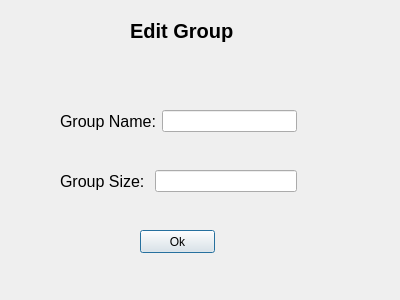
<?xml version="1.0" encoding="UTF-8"?>
<ui version="4.0">
 <class>EditGroupDialog</class>
 <widget class="QDialog" name="EditGroupDialog">
  <property name="geometry">
   <rect>
    <x>0</x>
    <y>0</y>
    <width>400</width>
    <height>300</height>
   </rect>
  </property>
  <property name="windowTitle">
   <string>Dialog</string>
  </property>
  <widget class="QLabel" name="Title">
   <property name="geometry">
    <rect>
     <x>130</x>
     <y>10</y>
     <width>121</width>
     <height>41</height>
    </rect>
   </property>
   <property name="font">
    <font>
     <pointsize>15</pointsize>
     <weight>75</weight>
     <bold>true</bold>
    </font>
   </property>
   <property name="text">
    <string>Edit Group</string>
   </property>
  </widget>
  <widget class="QWidget" name="layoutWidget">
   <property name="geometry">
    <rect>
     <x>60</x>
     <y>170</y>
     <width>237</width>
     <height>22</height>
    </rect>
   </property>
   <layout class="QHBoxLayout" name="horizontalLayout_2">
    <item>
     <widget class="QLabel" name="labelGrpSize">
      <property name="font">
       <font>
        <pointsize>12</pointsize>
       </font>
      </property>
      <property name="text">
       <string>Group Size: </string>
      </property>
     </widget>
    </item>
    <item>
     <widget class="QLineEdit" name="lineEditGrpSize"/>
    </item>
   </layout>
  </widget>
  <widget class="QPushButton" name="okButton">
   <property name="geometry">
    <rect>
     <x>140</x>
     <y>230</y>
     <width>75</width>
     <height>23</height>
    </rect>
   </property>
   <property name="text">
    <string>Ok</string>
   </property>
  </widget>
  <widget class="QWidget" name="layoutWidget">
   <property name="geometry">
    <rect>
     <x>60</x>
     <y>110</y>
     <width>237</width>
     <height>22</height>
    </rect>
   </property>
   <layout class="QHBoxLayout" name="horizontalLayout">
    <item>
     <widget class="QLabel" name="labelGrpName">
      <property name="font">
       <font>
        <pointsize>12</pointsize>
       </font>
      </property>
      <property name="text">
       <string>Group Name:</string>
      </property>
     </widget>
    </item>
    <item>
     <widget class="QLineEdit" name="lineEditGrpName"/>
    </item>
   </layout>
  </widget>
 </widget>
 <resources/>
 <connections/>
</ui>
